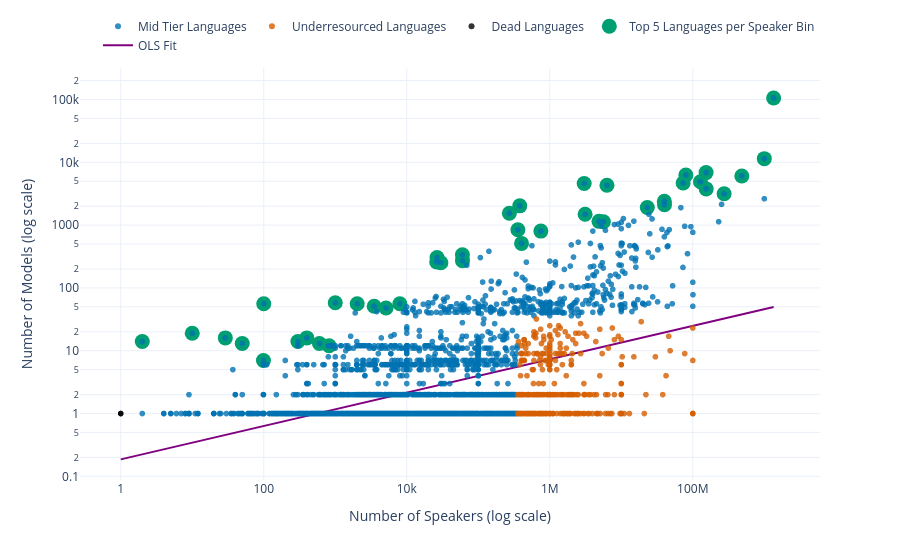

Notebook source saved alongside this figure:
### Code cell
data['models_n'] = pd.to_numeric(data['models_n'], errors='coerce')
# Ensure 'n_speakers' is numeric
data['n_speakers'] = pd.to_numeric(data['n_speakers'], errors='coerce')


if 'Enawené-Nawé' in data['language_name'].values:
    data.loc[data['language_name'] == 'Enawené-Nawé', 'models_n'] = 2

# Bin the data by 'Number of Speaker' using logarithmic bins
bins = [1, 100, 1000, 10000, 100000, 1000000, 10000000, 100000000, 1000000000, 10000000000]
labels = ["1-100", "100-1k", "1k-10k", "10k-100k", "100k-1M", "1M-10M", "10M-100M", "100M-1B", "1B+"]

# Create a new column 'bin' to categorize 'Number of Speaker' into bins
data['bin'] = pd.cut(data['n_speakers'], bins=bins, labels=labels, right=False, include_lowest=True)

# Group by bin and select the top 5 highest points within each bin based on 'Language Models'
# Drop rows where 'models_n' might be NaN after conversion
temp_data_for_top5 = data.dropna(subset=['models_n'])
top_5_per_bin = temp_data_for_top5.groupby('bin').apply(lambda x: x.nlargest(5, 'models_n')).reset_index(drop=True)

# Modify the number of speakers for English
if 'English' in data['language_name'].values:
    data.loc[data['language_name'] == 'English', 'n_speakers'] = 1_350_000_000

# Assign colors based on the conditions
# Using descriptive names that will be mapped to colorblind-friendly hex codes
def assign_color(row):
    # Handle potential NaN values in 'n_speakers' or 'models_n'
    if pd.isna(row['n_speakers']) or pd.isna(row['models_n']):
        return "Mid Tier Languages" # Default color for NaN values
    if row['n_speakers'] == 1:
        return 'Dead Languages'
    # For languages with more than 350,000 speakers, categorize based on models_n
    elif row['n_speakers'] > 350_000:
        if row['models_n'] < 35:
            return 'Underresourced Languages'
        # If models_n is 35 or more, it's considered 'Well resourced Languages'
        #elif row['models_n'] >= 35: # Using >= 35 to cover the gap and define 'Well resourced'
         #   return 'Well resourced Languages'
        else:
            return "Mid Tier Languages"
    return "Mid Tier Languages"

data['color'] = data.apply(assign_color, axis=1)

# Recalculate log values
# Filter out NaNs or non-positive values before taking log
data_for_log = data.dropna(subset=['n_speakers', 'models_n'])
data_for_log = data_for_log[(data_for_log['n_speakers'] > 0) & (data_for_log['models_n'] > 0)]

data['log_speakers'] = np.log(data_for_log['n_speakers'])
data['log_models'] = np.log(data_for_log['models_n'])

# Apply OLS regression
# Ensure X and Y are from the same filtered DataFrame
X = sm.add_constant(data_for_log['log_speakers'])
Y = data_for_log['log_models']

# Handle cases where Y or X might be empty after filtering
if not Y.empty and not X.empty:
    model = sm.OLS(Y, X).fit()
    # Predict on the original full data's log speakers, handling NaNs
    data['ols_fit'] = np.exp(model.predict(sm.add_constant(np.log(data['n_speakers'].replace(0, np.nan).dropna()))))
    # Align the ols_fit back to the original index
    data['ols_fit'] = data['ols_fit'].reindex(data.index)
else:
    print("Warning: Not enough data for OLS regression after filtering. OLS line will not be plotted.")
    data['ols_fit'] = np.nan # Set to NaN if OLS cannot be performed


# --- Create scatter plot ---
# Define a colorblind-friendly palette (Okabe-Ito palette)
colorblind_friendly_map = {
    'Dead Languages': '#000000',                # Teal/bluish-green for original 'green'
    'Underresourced Languages': '#D55E00',      # Vermillion/burnt orange for original 'red'
    'Well resourced Languages': '#009E73',      # Reddish-purple for original 'yellow'
    "Mid Tier Languages": '#0072B2' # Darker blue for original 'blue'
}

fig = px.scatter(
    data,
    x="n_speakers",
    y="models_n",
    hover_name="language_name",  # This will show the language name when hovering
    #title="Number of Speakers vs. Number of Models",
    labels={"n_speakers": "Number of Speakers (log scale)", "models_n": "Number of Models (log scale)"},
    log_x=True,
    log_y=True,
    size_max=2,
    color="color",
    opacity=0.8,
    color_discrete_map=colorblind_friendly_map
)

# Add top 5 points from each bin to the plot as red circles and set hover_name as 'name'
# Using the colorblind-friendly red/vermillion for these markers
fig.add_scatter(
    x=top_5_per_bin['n_speakers'],
    y=top_5_per_bin['models_n'],
    mode='markers',
    marker=dict(color='#009E73', size=15, symbol='circle'),
    name='Top 5 Languages per Speaker Bin',
    hovertext=top_5_per_bin['language_name']  # This ensures the language name appears on hover
)

# Add OLS Fit line
# Filter out NaN values from ols_fit before plotting
if 'ols_fit' in data.columns and not data['ols_fit'].isnull().all():
    # Sort by n_speakers for a smooth line
    data_sorted_for_ols_plot = data.dropna(subset=['n_speakers', 'ols_fit']).sort_values('n_speakers')
    fig.add_scatter(
        x=data_sorted_for_ols_plot['n_speakers'],
        y=data_sorted_for_ols_plot['ols_fit'],
        mode='lines',
        name='OLS Fit',
        line=dict(color='purple', width=2) # Customizing line color and width
    )

# The section for highlighting points where 'Language Models' > 150 has been removed.

# Update layout
fig.update_layout(
    legend=dict(
        orientation="h",
        yanchor="bottom",
        y=1.02,
        xanchor="right",
        x=1, 
        title_text =''
    ),
    template="plotly_white"
)

# Show the updated plot
fig.show()
#fig.write_image("number_of_speakers_vs_models_final.pdf")

### Figure 1 — Plotly figure (JSON) as saved in the notebook; plotly's stock layout.template omitted (floating-point values rounded to 4 significant figures; data arrays with more than 128 entries replaced by an {"elided": "..."} marker saying what was removed)
{"data": [{"hovertemplate": "<b>%{hovertext}</b><br><br>color=Mid Tier Languages<br>Number of Speakers (log scale)=%{x}<br>Number of Models (log scale)=%{y}<extra></extra>", "hovertext": {"elided": "5545 str values"}, "legendgroup": "Mid Tier Languages", "marker": {"color": "#0072B2", "opacity": 0.8, "symbol": "circle"}, "mode": "markers", "name": "Mid Tier Languages", "showlegend": true, "type": "scattergl", "x": {"elided": "5545 int values"}, "xaxis": "x", "y": {"elided": "5545 int values"}, "yaxis": "y"}, {"hovertemplate": "<b>%{hovertext}</b><br><br>color=Underresourced Languages<br>Number of Speakers (log scale)=%{x}<br>Number of Models (log scale)=%{y}<extra></extra>", "hovertext": {"elided": "449 str values"}, "legendgroup": "Underresourced Languages", "marker": {"color": "#D55E00", "opacity": 0.8, "symbol": "circle"}, "mode": "markers", "name": "Underresourced Languages", "showlegend": true, "type": "scattergl", "x": {"elided": "449 int values"}, "xaxis": "x", "y": {"elided": "449 int values"}, "yaxis": "y"}, {"hovertemplate": "<b>%{hovertext}</b><br><br>color=Dead Languages<br>Number of Speakers (log scale)=%{x}<br>Number of Models (log scale)=%{y}<extra></extra>", "hovertext": ["Creolized Grand Ronde Chinook Jargon", "Hupa-Chilula", "Djeoromitxí", "Tanema", "Yámana", "Lakondê", "Xipaya", "Tehuelche", "Taushiro"], "legendgroup": "Dead Languages", "marker": {"color": "#000000", "opacity": 0.8, "symbol": "circle"}, "mode": "markers", "name": "Dead Languages", "showlegend": true, "type": "scattergl", "x": [1, 1, 1, 1, 1, 1, 1, 1, 1], "xaxis": "x", "y": [1, 1, 0, 0, 0, 0, 0, 0, 0], "yaxis": "y"}, {"hovertext": ["Hokkaido Ainu", "Votic", "Liv", "Old Prussian", "Potawatomi", "Sylheti", "Pitcairn-Norfolk", "Inari Saami", "South Saami", "Ingrian", "Ems-Weser Frisian", "Moksha", "Keley-i Kallahan", "Mutu", "Yapese", "Esperanto", "Sanskrit", "Scottish Gaelic", "Hawaiian", "Occitan", "Turkish", "Finnish", "Icelandic", "Basque", "Maltese", "Italian", "Portuguese", "Swedish", "Catalan", "Danish", "German", "Korean", "Thai", "Polish", "Dutch", "French", "Spanish", "Japanese", "Russian", "Hindi", "English", "Mandarin Chinese"], "marker": {"color": "#009E73", "size": 15, "symbol": "circle"}, "mode": "markers", "name": "Top 5 Languages per Speaker Bin", "type": "scatter", "x": [10, 29, 2, 50, 99, 100, 400, 300, 600, 820, 1000, 2025, 8000, 3500, 5130, 60000, 26490, 60130, 26205, 30000, 380300, 272000, 358000, 750000, 403000, 3026000, 6300000, 3118000, 4873396, 5621380, 80000000, 73233270, 40000000, 40200000, 23100000, 153299770, 485000000, 128000000, 153919510, 274266900, 1350000000, 1000000000], "y": [19, 16, 14, 13, 7, 56, 16, 14, 13, 12, 58, 56, 56, 51, 48, 337, 305, 272, 259, 252, 2028, 1546, 845, 803, 512, 4597, 4325, 1492, 1148, 1131, 6275, 4685, 2398, 2107, 1912, 6863, 6064, 4899, 3775, 3158, 105792, 11443]}, {"line": {"color": "purple", "width": 2}, "mode": "lines", "name": "OLS Fit", "type": "scatter", "x": {"elided": "5277 int values"}, "y": {"elided": "5277 float values"}}], "layout": {"legend": {"orientation": "h", "title": {"text": ""}, "tracegroupgap": 0, "x": 1, "xanchor": "right", "y": 1.02, "yanchor": "bottom"}, "margin": {"t": 60}, "xaxis": {"anchor": "y", "domain": [0, 1], "title": {"text": "Number of Speakers (log scale)"}, "type": "log"}, "yaxis": {"anchor": "x", "domain": [0, 1], "title": {"text": "Number of Models (log scale)"}, "type": "log"}}}
